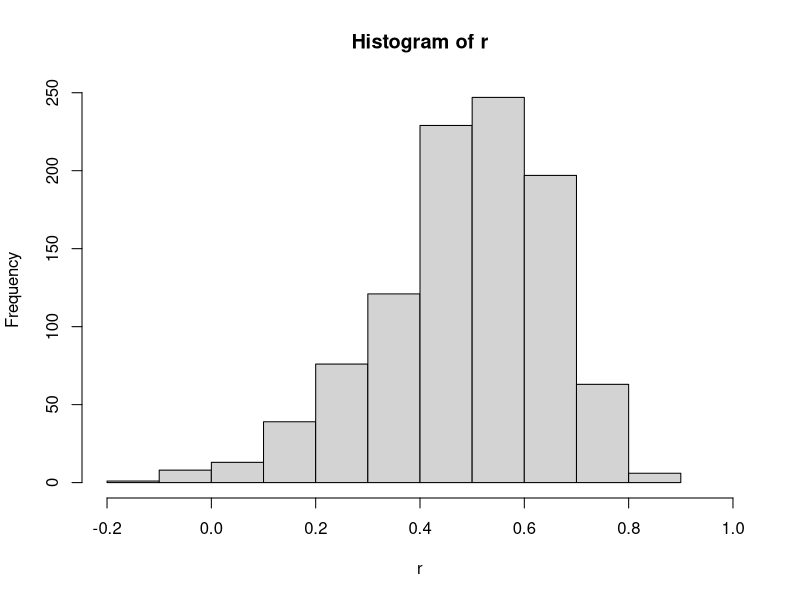
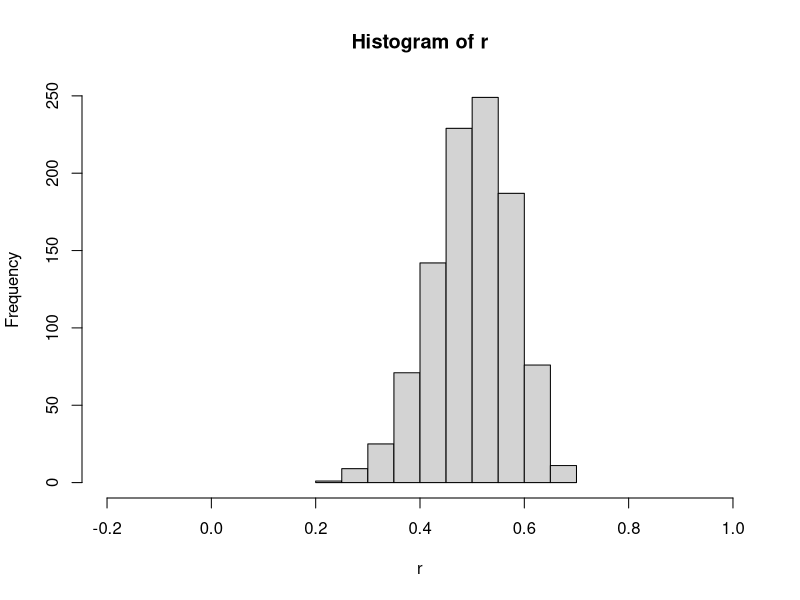

The R script that drew these images, in order:
# 環境の初期化 ----------------------------------------------------------

rm(list = ls())

## ----ch1Demo--------------------------------------------------------------------------------

## 設定と準備
rho <- 0.5 # 母相関の設定
n <- 25 # サンプルサイズ
iter <- 1000 # 反復回数

# Demo 1 ----------------------------------------------------------


# 結果を格納するオブジェクト
r <- rep(0, iter)

## シミュレーション
set.seed(123)
for (i in 1:iter) {
  Y1 <- rnorm(n, 0, 1)
  Y2 <- Y1 * rho + rnorm(n, 0, (1 - rho^2)^0.5)
  r[i] <- cor(Y1, Y2)
}

## 結果
r |> hist(xlim = c(-0.2, 1))


# Demo2 -----------------------------------------------------------

## 設定と準備
rho <- 0.5 # 母相関の設定
n <- 100 # サンプルサイズ
iter <- 1000 # 反復回数

# 結果を格納するオブジェクト
r <- rep(0, iter)

## シミュレーション
set.seed(123)
for (i in 1:iter) {
  Y1 <- rnorm(n, 0, 1)
  Y2 <- Y1 * rho + rnorm(n, 0, (1 - rho^2)^0.5)
  r[i] <- cor(Y1, Y2)
}

## 結果
r |> hist(xlim = c(-0.2, 1))


## 設定と準備
rho <- 0
n <- 2500
iter <- 10000
# 結果を格納するオブジェクト
p <- rep(0, iter)

# Demo3 -----------------------------------------------------------

## シミュレーション
set.seed(123)
for (i in 1:iter) {
  Y1 <- rnorm(n, 0, 1)
  Y2 <- Y1 * rho + rnorm(n, 0, (1 - rho^2)^0.5)
  p[i] <- cor.test(Y1, Y2)$p.value
}

## 結果
ifelse(p < 0.05, 1, 0) |> mean()


# Demo 4 ----------------------------------------------------------

## 設定と準備
rho <- 0
N <- 2500
iter <- 10000
set.seed(123)
p <- rep(0, iter)

## シミュレーション本体
for (i in 1:iter) {
  Y1 <- rnorm(n, 0, 1)
  Y2 <- Y1 * rho + rnorm(n, 0, (1 - rho^2)^0.5)
  p[i] <- cor.test(Y1, Y2)$p.value
}

## 結果
ifelse(p < 0.05, 1, 0) |> mean()


# Demo 5 ----------------------------------------------------------
## 実行に時間がかかります。ご注意ください。
## 設定と準備
rho <- 0
n <- 25
iter <- 10000
alpha <- 0.05
# 結果を格納するオブジェクト
p <- rep(0, iter)

## シミュレーション
set.seed(123)
for (i in 1:iter) {
  # 最初のデータ
  Y1 <- rnorm(n, 0, 1)
  Y2 <- Y1 * rho + rnorm(n, 0, (1 - rho^2)^0.5)
  p[i] <- cor.test(Y1, Y2)$p.value
  # データ追加
  count <- 0
  ## p値が5%を下回るか，データが当初の倍になるまで増やし続ける
  while (p[i] >= alpha && count < n * 2) {
    # 有意じゃなかったとき，それぞれの変数に1つデータを追l加
    Y1_add <- rnorm(1, 0, 1)
    Y1 <- c(Y1, Y1_add)
    Y2 <- c(Y2, Y1_add * rho + rnorm(1, 0, (1 - rho^2)^0.5))
    p[i] <- cor.test(Y1, Y2)$p.value
    count <- count + 1
  }
}

## 結果
ifelse(p < 0.05, 1, 0) |> mean()
